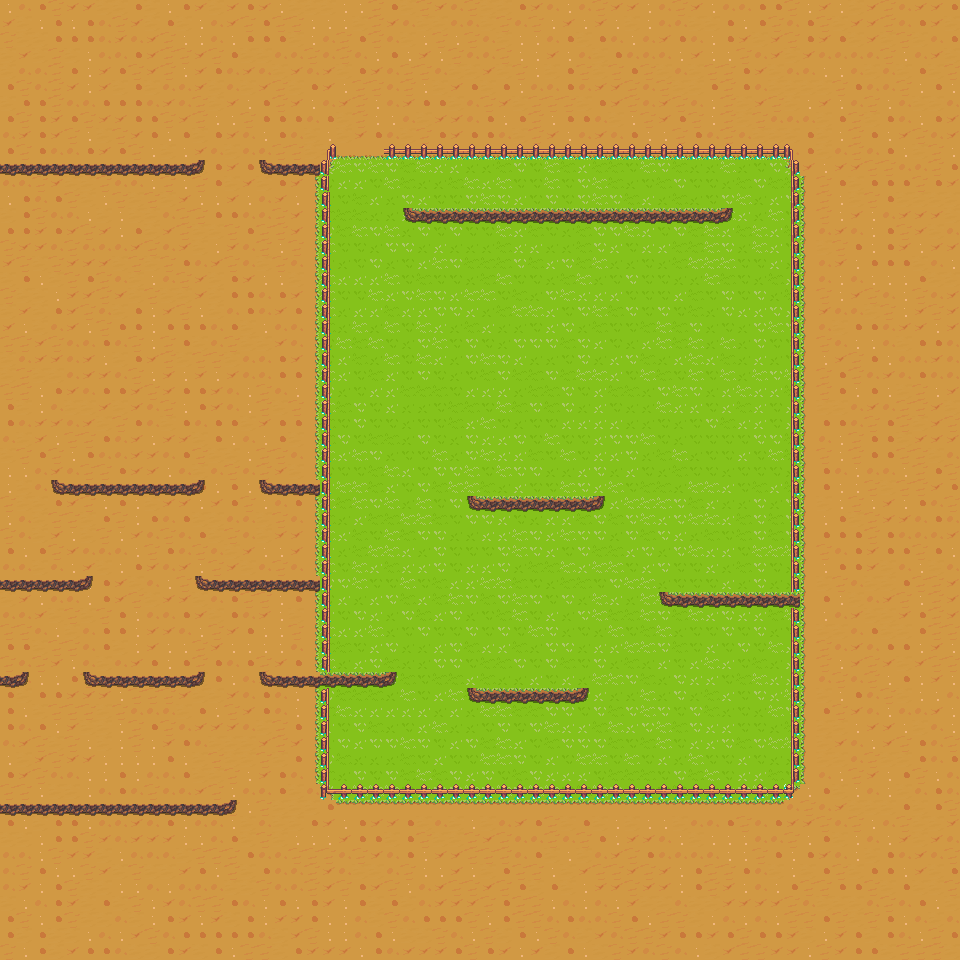

The image is a tile-based game level rendered from a .tmx file. Its description and source (layers, tilesets, objects; grid data summarised) follow:
An orthogonal 60x60 tile map with 16x16 px tiles, 2 tile layers (Camada de Blocos 1, Camada de Blocos 2), 2 tilesets.

<map version="1.9" tiledversion="1.9.2" orientation="orthogonal" renderorder="right-down" width="60" height="60" tilewidth="16" tileheight="16" infinite="0" nextlayerid="3" nextobjectid="1">
 <tileset firstgid="1" name="terrain tiles" tilewidth="16" tileheight="16" tilecount="384" columns="24">
  <image source="../../Pixel-Woods/Terrain/terrain tiles.png" width="384" height="256" />
 </tileset>
 <tileset firstgid="385" name="atlas" tilewidth="16" tileheight="16" tilecount="1024" columns="32">
  <image source="../../generic-rpg-pack_v0.4_(alpha-release)_vacaroxa/rpg-pack/atlas.png" width="512" height="512" />
 </tileset>
 <layer id="1" name="Camada de Blocos 1" width="60" height="60">
  <data>[3600 cells, 3600 non-empty, 20 distinct tile ids]</data>
 </layer>
 <layer id="2" name="Camada de Blocos 2" width="60" height="60">
  <data>[3600 cells, 259 non-empty, 17 distinct tile ids]</data>
 </layer>
</map>
